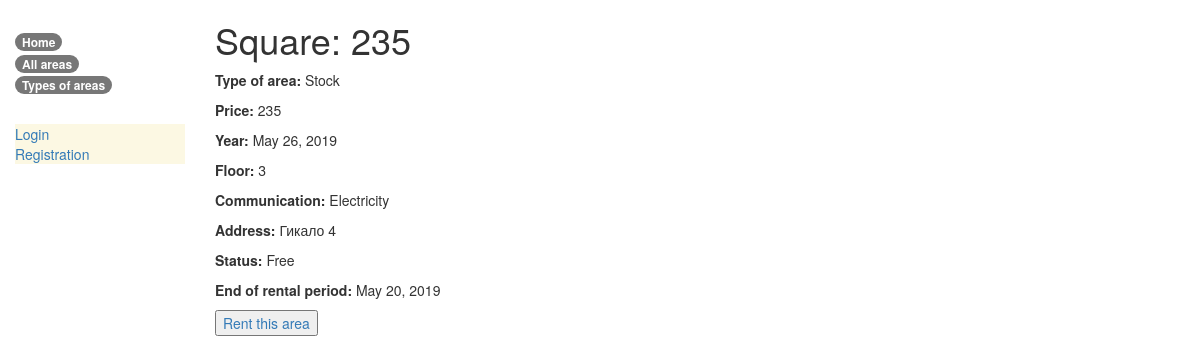
The app's page /catalog/areas/2 with its own data.
### catalog/models.py (models this page shows, shortened)
class Area(models.Model):
    square = models.IntegerField(help_text="Площадь помещения")
    typeArea = models.ForeignKey('TypeArea', on_delete=models.SET_NULL, null=True)
    price = models.IntegerField(help_text="Цена")
    year = models.DateField(null=True, blank=True)
    floor = models.IntegerField(help_text="На каком этаже находится помещение")
    communication = models.ManyToManyField(Communication, help_text='Вода, отопление,электрическтво')
    address = models.TextField(help_text="Где находится")
    endOfRental = models.DateField(null=True, blank=True)
    rent = models.ForeignKey(User, on_delete=models.SET_NULL, null=True, blank=True)
    @property
    def is_free(self):
        if self.status == "Free":
            return True
        return False
    RENT_STATUS = (
        ('Free', 'Free'),
        ('Busy', 'Busy'),
    )
    status = models.CharField(
        max_length=4,
        choices=RENT_STATUS,
        blank=True,
        default="Free",
        help_text='Area availability')
    class Meta:
        ordering = ['endOfRental']
        permissions = (("can_mark_singled_out ", "Set area as free"),)
    def display_communication(self):
        return ','.join([communication.name for communication in self.communication.all()[:3]])
    display_communication.short_description = 'Communication'

class TypeArea(models.Model):
    TYPE_STATUS = (
        ('Office', 'Office'),
        ('Stock', 'Stock'),
        ('Shopping', 'Shopping_center'),
    )
    name = models.CharField(max_length=10, choices=TYPE_STATUS, blank=True, default="Office")
    def __str__(self):
        return self.name

class Communication(models.Model):
    name = models.CharField(max_length=200, help_text="Какие коммуникации присутствуют в данном помещении")
    def __str__(self):
        return self.name

### catalog/views.py (the view)
# urls.py: path('areas/<int:pk>', views.AreaDetailView.as_view(), name='area-detail'),
class AreaDetailView(generic.DetailView):
    model = Area

### catalog/templates/catalog/area_detail.html
{% extends "base_generic.html" %}
{% block content %}
  <h1>Square: {{ area.square }}</h1>
  <p><strong>Type of area: </strong> {{ area.typeArea }}</p>
  <p><strong>Price: </strong> {{ area.price }}</p>
  <p><strong>Year: </strong> {{ area.year }}</p>
  <p><strong>Floor: </strong> {{ area.floor}}</p>
  <p><strong>Communication: </strong> {% for communication in area.communication.all %} {{ communication }}{% if not forloop.last %}, {% endif %}{% endfor %}</p>
  <p><strong>Address: </strong>{{area.address}}</p>
  <p><strong>Status: </strong>{{area.status}}</p>
  <p><strong>End of rental period: </strong>{{area.endOfRental}}</p>
  {% if area.is_free %}
    <button><a href = "{% url 'rent-this' %}">Rent this area </a></button>
  {% endif %}
{% endblock %}

### records on screen
Area: square "235", typeArea "Stock", price "235", year "May 26, 2019", floor "3", address "Гикало 4", status "Free", endOfRental "May 20, 2019"
Communication: name "Electricity"
